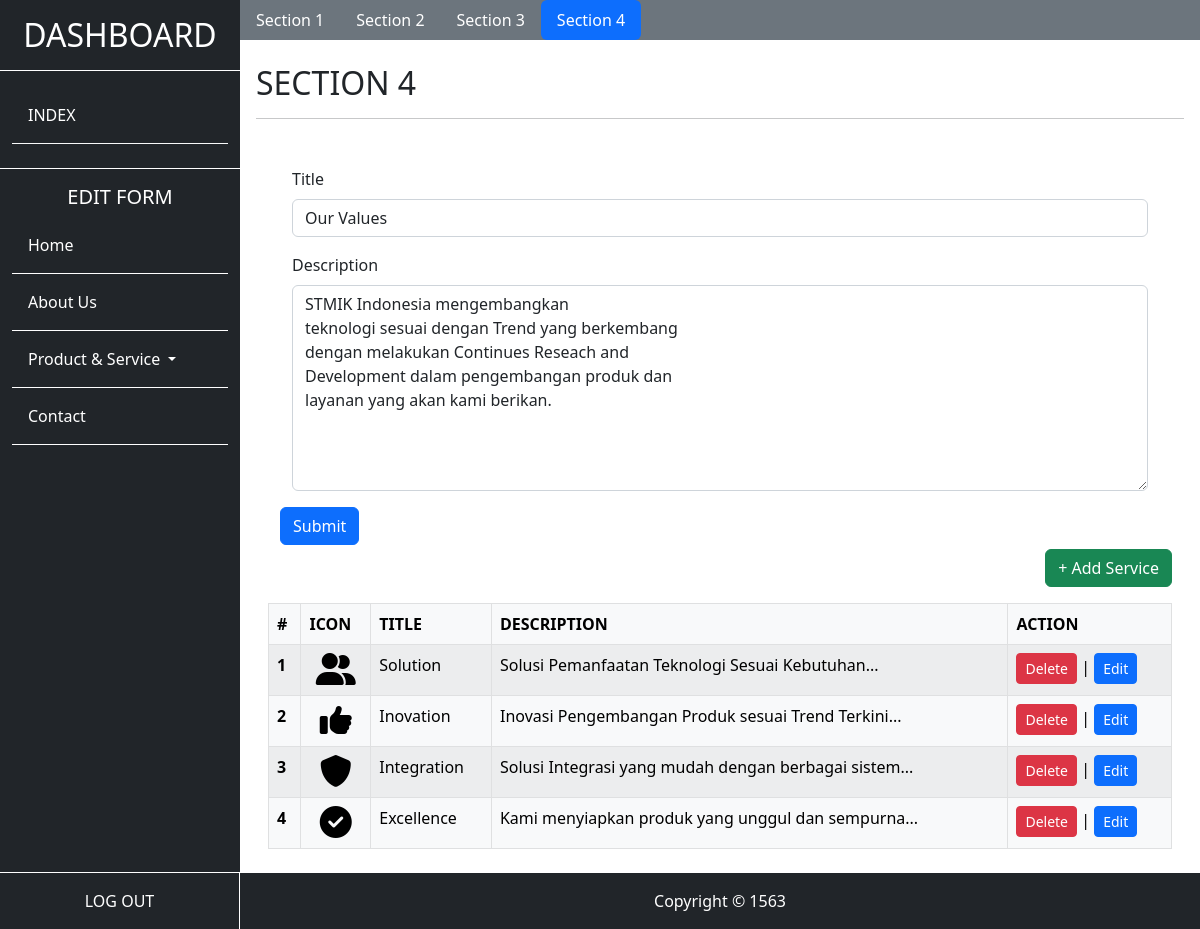
The app's page /company_profile/admin/about.php?p=section4 (signed in) with its own data.
### tables this page shows
CREATE TABLE `h_section` (
  `id` int(11) NOT NULL,
  `img` text NOT NULL,
  `title` varchar(255) NOT NULL,
  `sub_title` varchar(255) NOT NULL,
  `description` text NOT NULL,
  `category` varchar(100) NOT NULL
);

CREATE TABLE `h_service` (
  `id` int(11) NOT NULL,
  `title` varchar(100) NOT NULL,
  `description` text NOT NULL,
  `icon` text DEFAULT NULL,
  `category` varchar(100) NOT NULL
);

### company_profile/admin/about.php (the view, shortened to what this page needs)
<?php
include("inc_header.php");
include '../inc/koneksi.php';
$no = 1;
$data = mysqli_query($koneksi, "SELECT * from h_hero WHERE category = 'about'");
$data2 = mysqli_query($koneksi, "SELECT * from h_service WHERE category = 'about'");
$data3 = mysqli_query($koneksi, "SELECT * from h_section WHERE category = 'about'");
?>
<main class="content mb-5">
    <ul class="nav nav-pills bg-secondary mb-2" id="myTab" role="tablist">
        <?php $p = @$_GET['p']; ?>
        <li class="nav-item" role="presentation">
            <a class="nav-link text-white <?php echo $p == '' || $p == 'section1' ? 'active' : ''; ?>" href="about.php?p=section1">Section 1</a>
        </li>
        <li class="nav-item" role="presentation">
            <a class="nav-link text-white <?php echo $p == 'section2' ? 'active' : ''; ?>" href="about.php?p=section2">Section 2</a>
        </li>
        <li class="nav-item" role="presentation">
            <a class="nav-link text-white <?php echo $p == 'section3' ? 'active' : ''; ?>" href="about.php?p=section3">Section 3</a>
        </li>
        <li class="nav-item" role="presentation">
            <a class="nav-link text-white <?php echo $p == 'section4' ? 'active' : ''; ?>" href="about.php?p=section4">Section 4</a>
        </li>
    </ul>
    <div class="tab-content" id="myTabContent">
        <?php if ($p == '' || $p == 'section1') {
            while ($d = mysqli_fetch_array($data)) {
        ?>
                <div class="container-fluid p-3 tab-pane fade show active">
                    <h2>HERO SECTION</h2>
                    <hr class="mb-5">
                    <form class="container" method="post" action="proses/h_hero.php">
                        <input hidden type="text" class="form-control" name="id" value="<?= $d['id']; ?>">
                        <input hidden type="text" class="form-control" name="kategori" value="<?= $d['category']; ?>">
                        <input hidden type="text" class="form-control" name="page" value="<?php
                                                                                            if (isset($_GET['p'])) {
                                                                                                echo '?p=' . $_GET['p'];
                                                                                            } else {
                                                                                                echo '';
                                                                                            }
                                                                                            ?>">
                        <div class="container mb-3">
                            <label for="ijudul" class="form-label">Title</label>
                            <input type="text" class="form-control" id="ijudul" name="judul" value="<?= $d['title']; ?>">
                        </div>
                        <div class="container mb-3">
                            <label for="idesc" class="form-label">Description</label>
                            <textarea class="form-control" id="idesc" rows="6" name="deskripsi"><?= $d['description']; ?></textarea>
                        </div>
                        <button type="submit" name="submit" class="btn btn-primary">Submit</button>
                    </form>
                </div>
            <?php } ?>
        <?php } elseif ($p == 'section4') { ?>
            <div class="container-fluid p-3 tab-pane fade show active">
                <h2>SECTION 4</h2>
                <hr class="mb-5">
                <div class="container">
                    <?php $d3 = mysqli_fetch_all($data3); ?>
                    <form class="container" method="post" action="proses/h_section.php" enctype="multipart/form-data">
                        <div class="container mb-3">
                            <label for="ijudul" class="form-label">Title</label>
                            <input type="text" class="form-control" id="ijudul" name="title" value="<?= $d3[2][2]; ?>">
                        </div>
                        <div class="container mb-3">
                            <label for="idesc" class="form-label">Description</label>
                            <textarea class="form-control" id="idesc" rows="8" name="description"><?= $d3[2][4]; ?></textarea>
                        </div>
                        <button type="submit" name="ubah" class="btn btn-primary">Submit</button>
                    </form>
                    <div class="mt-1">
                        <button type="button" class="btn btn-success mb-3 inputService float-end" data-bs-toggle="modal" data-bs-target="#exampleModalDefault">
                            + Add Service
                        </button>
                        <table class="table table-striped table-light table-bordered">
                            <thead>
                                <tr>
                                    <th>#</th>
                                    <th>ICON</th>
                                    <th>TITLE</th>
                                    <th>DESCRIPTION</th>
                                    <th>ACTION</th>
                                </tr>
                            </thead>
                            <tbody>
                                <?php while ($d2 = mysqli_fetch_array($data2)) { ?>
                                    <tr>
                                        <th><?= $no++ ?></th>
                                        <td class="text-center"><i class="fas fa-2x fa-<?= $d2['icon']; ?>"></i></td>
                                        <td><?= $d2['title']; ?></td>
                                        <td><?= substr(strip_tags($d2['description']), 0, 70) . '...'; ?></td>
                                        <td>
                                            <a id="hapusIni" href="proses/h_service.php?id=<?= $d2['id']; ?>&h=<?= $d2['category'] ?>&p=<?= $_GET['p'] ?>" type="button" class="btn btn-sm btn-danger">
                                                Delete
                                            </a>
                                            |
                                            <button type="button" class="btn btn-sm btn-primary ubahService" data-bs-toggle="modal" data-bs-target="#exampleModalDefault" data-id="<?= $d2['id'] ?>">
                                                Edit
                                            </button>
                                        </td>
                                    </tr>
                                <?php } ?>
                            </tbody>
                        </table>
                    </div>
                </div>
            </div>
        <?php } ?>
    </div>
</main>
<?php include("inc_footer.php") ?>

### company_profile/css/admin-style.css (style rules this page uses)
.content { margin-left: 20vw; }

### records on screen
h_section: title "Our Values", description "STMIK Indonesia mengembangkan teknologi sesuai dengan Trend yang berkembang dengan melakukan Continues Reseach and Development dalam pengembangan produk dan layanan yang akan kami berikan."
h_service: title "Solution", description "Solusi Pemanfaatan Teknologi Sesuai Kebutuhan"
h_service: title "Inovation", description "Inovasi Pengembangan Produk sesuai Trend Terkini"
h_service: title "Integration", description "Solusi Integrasi yang mudah dengan berbagai sistem"
h_service: title "Excellence", description "Kami menyiapkan produk yang unggul dan sempurna"
